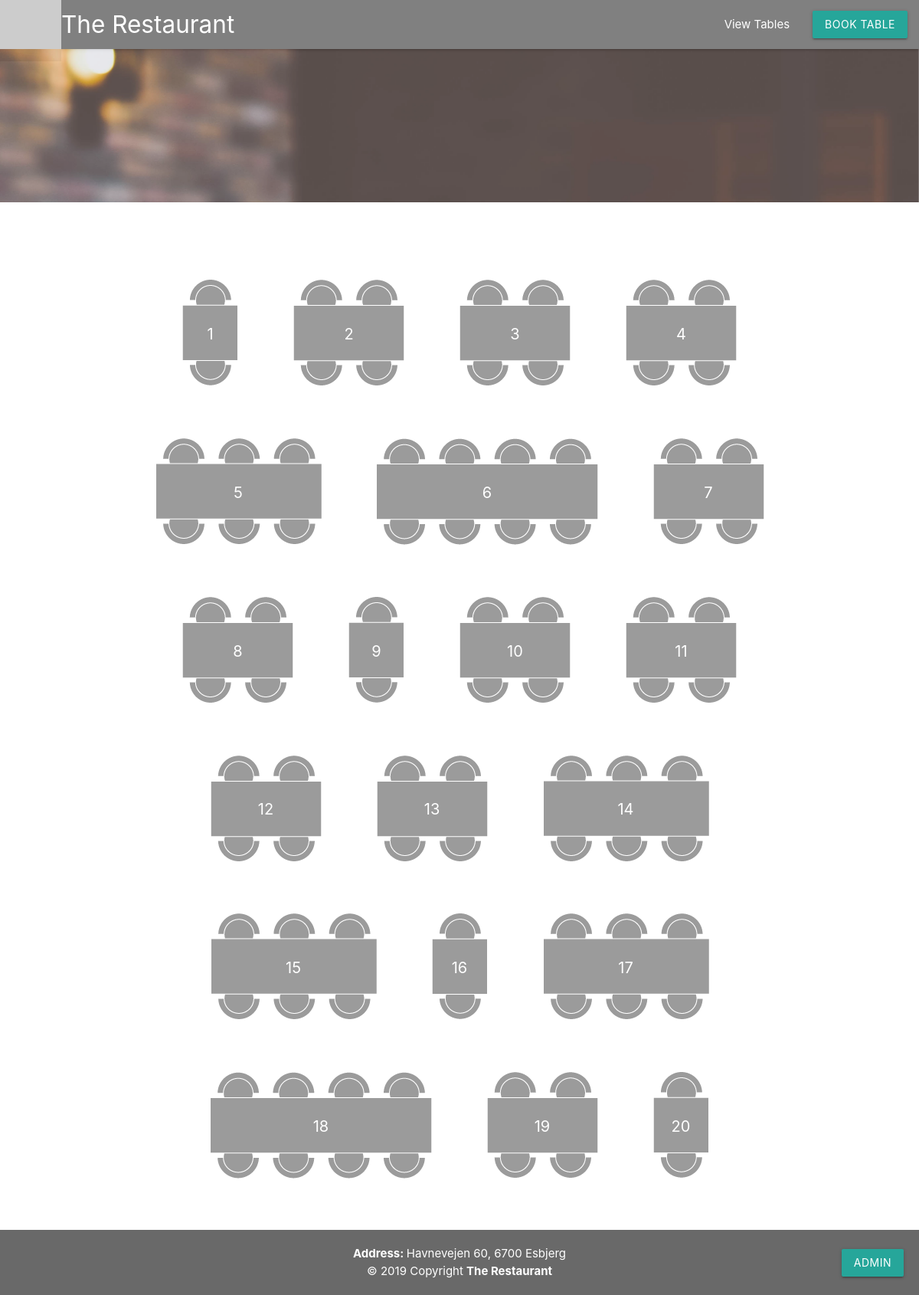
/tables.php, run on the app's committed database.
### tables this page shows
CREATE TABLE Tables (
  TableID INT NOT NULL AUTO_INCREMENT PRIMARY KEY,
  TableSize INT NOT NULL
);

CREATE TABLE Restaurant (
  RestaurantID INT NOT NULL AUTO_INCREMENT PRIMARY KEY,
  Adress VARCHAR(255) NOT NULL,
  Logo VARCHAR(255) NOT NULL,
  Stars INT,
  Info VARCHAR(765) NOT NULL
);

### getFromDB/SelectRestaurant.php (called while the page is built)
<?php require_once("/../db/dbcon.php"); ?>
<?php
$dbCon = dbCon($user, $pass);
$query = $dbCon->prepare("SELECT * FROM `restaurant`");
$query->execute();
$getRestaurantInfo = $query->fetchAll();

### includes/showRestaurant.php (called while the page is built, shortened)
<?php
foreach ($getRestaurantInfo as $data) {
    $restLogo = $data['Logo'];
    $restAddress = $data['Adress'];
}

### getFromDB/SelectTables.php (called while the page is built)
<?php
$dbCon = dbCon($user, $pass);
$query = $dbCon->prepare("SELECT * FROM `tables`");
$query->execute();
$getTables = $query->fetchAll();

### includes/showTables.php (the view)
<?php
foreach ($getTables as $data) {
    echo "<div id='show-single'>";
    if($data['TableSize'] == 2) {
        echo "<img src=\"assets/table2.png\" alt=''>";
        echo "<p id='table-num'>" . $data['TableID'] . "</p>";
    }
    if($data['TableSize'] == 4) {
        echo "<img src=\"assets/table4.png\" alt=''>";
        echo "<p id='table-num'>" . $data['TableID'] . "</p>";
    }
    if($data['TableSize'] == 6) {
        echo "<img src=\"assets/table6.png\" alt='''>";
        echo "<p id='table-num'>" . $data['TableID'] . "</p>";
    }
    if($data['TableSize'] == 8) {
        echo "<img src=\"assets/table8.png\" alt=''>";
        echo "<p id='table-num'>" . $data['TableID'] . "</p>";
    }
    echo "</div>";
}

### includes/header.php (shortened to what this page needs)
<?php require_once("/../getFromDB/SelectRestaurant.php"); ?>
<?php require_once("showRestaurant.php"); ?>
<!doctype html>
<html lang="en">
<head>
    <link rel="stylesheet" href="https://cdnjs.cloudflare.com/ajax/libs/materialize/1.0.0/css/materialize.min.css">
    <link rel="stylesheet" href="css/style.css">
</head>
<body>
<header>
    <nav>
        <div class="nav-wrapper">
            <div id="logo-box">
                <img src="<?php echo $restLogo; ?>" alt="">
                <a href="/dbAssignments/Restaurant/" class="brand-logo left">The Restaurant</a>
            </div>
            <div id="nav-box">
                <ul id="nav-items" class="right">
                    <li><a href="/dbAssignments/Restaurant/tables.php">View Tables</a></li>
                    <li><a class="waves-effect waves-light btn" id="signup-button" href="/dbAssignments/Restaurant/bookTable.php">Book Table</a></li>
                </ul>
            </div>
        </div>
    </nav>
</header>

### tables.php
<?php require_once("db/dbcon.php"); ?>
<?php require_once("getFromDB/SelectTables.php") ?>
<?php require_once("includes/header.php") ?>
    <div id="table-hero"></div>
    <div id="show-tables">
        <?php include_once("includes/showTables.php") ?>
    </div>
<?php require_once("includes/footer.php") ?>

### includes/footer.php (shortened to what this page needs)
<?php require_once("/../getFromDB/SelectRestaurant.php"); ?>
<?php require_once("showRestaurant.php"); ?>
<footer class="page-footer">
    <b>Address: </b><?php echo $restAddress ?>
    <br>
    © 2019 Copyright <b>The Restaurant</b>
    <div>
        <a class="waves-effect waves-light btn" id="admin-button" href="/dbAssignments/Restaurant/admin.php">Admin</a>
    </div>
</footer>
</body>
</html>

### css/style.css (style rules this page uses)
.nav-wrapper { background-color: grey; display:flex; }
#logo-box { width: 300px; }
#nav-box { margin-right: 0; margin-left: auto; }
#front-hero, #booking-hero, #table-hero { width: 100%; height: 100vh; display: flex; justify-content: center; align-items: center; text-align: center; }
#table-hero { height: 25vh; background: url("../assets/table-hero.jpg") no-repeat center center fixed; -webkit-background-size: cover; -moz-background-size: cover; -o-background-size: cover; background-size: cover; opacity: 0.8; }
#show-tables { display: flex; flex-wrap: wrap; width: 80%; margin: 50px auto; align-items: center; justify-content: center; }
#show-single { margin: 50px 35px; }
#table-num { position: relative; margin-top: -90px; text-align: center; color: white; font-size: 20px; }
.page-footer { background-color: dimgrey; }
footer { text-align: center; padding: 20px 0; }
#admin-button { position: relative; float: right; margin: -40px 20px 0 0; }

### data on the page
tables: TableSize 2 (drawn), TableID "1"
tables: TableSize 4 (drawn), TableID "2"
tables: TableSize 4 (drawn), TableID "3"
tables: TableSize 4 (drawn), TableID "4"
tables: TableSize 6 (drawn), TableID "5"
tables: TableSize 8 (drawn), TableID "6"
tables: TableSize 4 (drawn), TableID "7"
tables: TableSize 4 (drawn), TableID "8"
tables: TableSize 2 (drawn), TableID "9"
tables: TableSize 4 (drawn), TableID "10"
tables: TableSize 4 (drawn), TableID "11"
tables: TableSize 4 (drawn), TableID "12"
tables: TableSize 4 (drawn), TableID "13"
tables: TableSize 6 (drawn), TableID "14"
tables: TableSize 6 (drawn), TableID "15"
tables: TableSize 2 (drawn), TableID "16"
tables: TableSize 6 (drawn), TableID "17"
tables: TableSize 8 (drawn), TableID "18"
tables: TableSize 4 (drawn), TableID "19"
tables: TableSize 2 (drawn), TableID "20"
restaurant: Adress "Havnevejen 60, 6700 Esbjerg"
